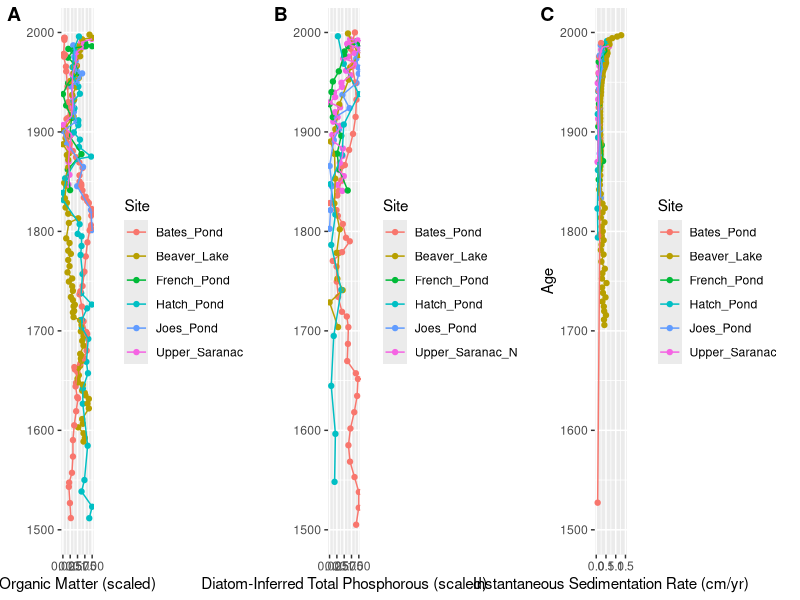
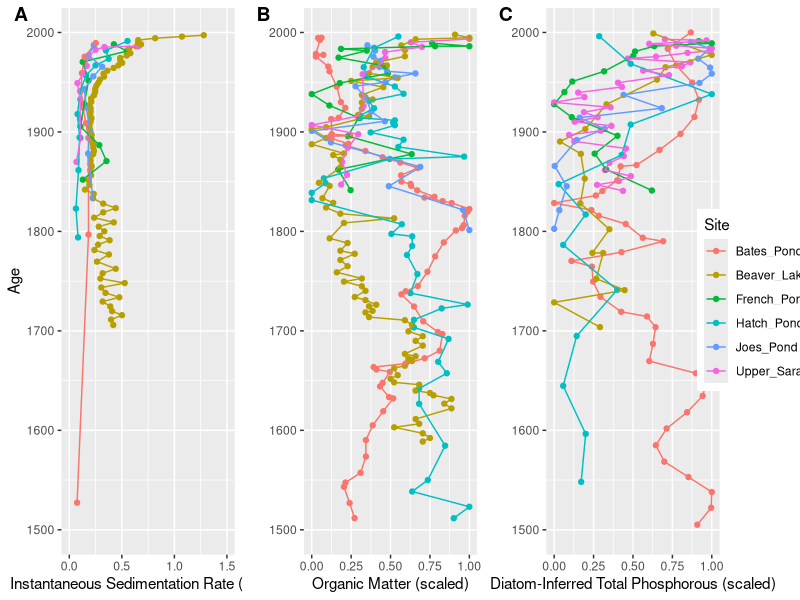

The R source for these figures, in order:

install.packages('readr')
install.packages('dplyr')
install.packages('ggplot2')
install.packages('scales')
install.packages('quantmod')

library(readr)
library(dplyr)
library(ggplot2)
library(scales)
library(quantmod)
setwd("C:/NRE5695/CSV_XLS")
SedRt_Data <- read_csv('NRE5695_SedRt_comp.csv')

# Plot Sedimentation Rate

p1 <- qplot(SedRt_Data$SedRate,SedRt_Data$Date, data=SedRt_Data, geom=c("point") , color=Site, 
            xlab="Instantaneous Sedimentation Rate (cm/yr)", ylab="Age") +ylim(1500,2000)+ xlim(0,1.5) + geom_path()
#print (p1)

# Plot OM

OM_Data <- read_csv('NRE5695_OM_comp_norm.csv')

p2 <- qplot(OM_Data$OM_norm, OM_Data$Date, data=OM_Data, geom=c("point") , color=Site, 
            xlab="Organic Matter (scaled)", ylab="") +ylim(1500,2000)+ xlim(0,1) + geom_path()
#print (p2)

# Plot DI_TP

DI_TP_Data <- read_csv('NRE5695_TP_comp_norm.csv')

p3 <- qplot(DI_TP_Data$DI_TP_norm, DI_TP_Data$Date, data=DI_TP_Data, geom=c("point") , color=Site, 
            xlab="Diatom-Inferred Total Phosphorous (scaled)", ylab="") +ylim(1500,2000)+ xlim(0,1) + geom_path()
#print (p3)

#install.packages("cowplot")
library(ggplot2)
library(cowplot)
plot_grid(p2,p3,p1, labels = c("A", "B", "C"), nrow = 1, ncol = 3, align = "v")

prow <- plot_grid( p1 + theme(legend.position="none"),
                   p2 + theme(legend.position="none"),
                   p3 + theme(legend.position="none"),
                   align = 'vh',
                   labels = c("A", "B", "C"),
                   hjust = -1,
                   nrow = 1)
#prow

legend <- get_legend(p1)
p <- plot_grid( prow, legend, rel_widths = c(3, .3))
p
